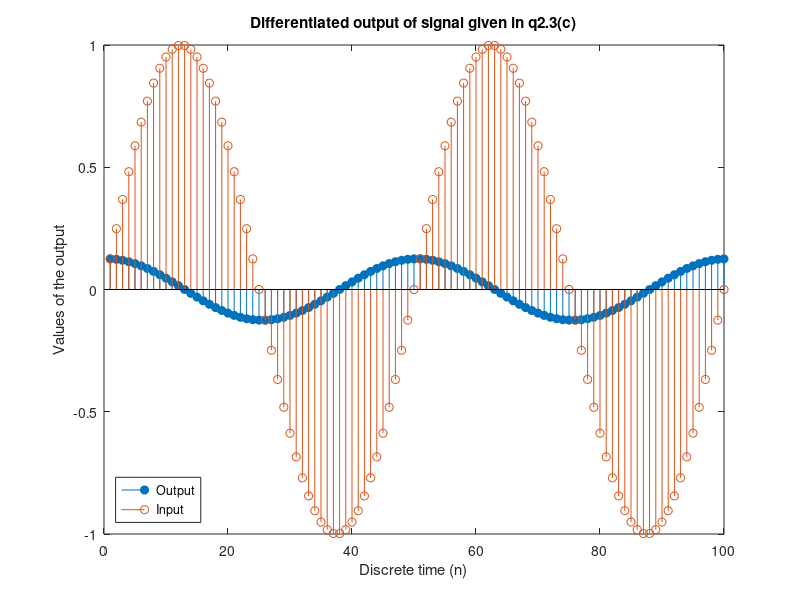

The MATLAB source for this figure:
N = 100;
y3 = zeros(N, 1);
x3 = sin((1:1:N)*pi/25);
y3(1) = x3(1);

for k = 2:N
    y3(k) = x3(k) - x3(k-1);
end

figure;
stem(1:N, y3, 'filled');
hold on;
stem(x3);
title("Differentiated output of signal given in q2.3(c)");
xlabel("Discrete time (n)");
ylabel("Values of the output");
legend("Output", "Input", "Location", "southwest");
